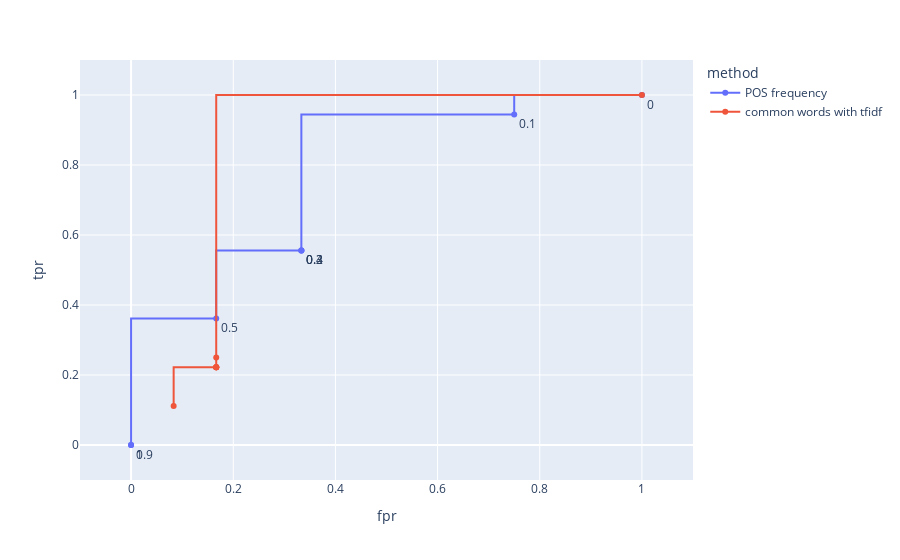

Source (notebook cell):
### Code cell
fig.add_trace(go.Scatter(x=df1["fpr"], y=df1["tpr"], line_shape="hv", name=
                         'common words with tfidf'))
fig.show()

### Figure 1 — Plotly figure (JSON) as saved in the notebook; plotly's stock layout.template omitted (floating-point values rounded to 4 significant figures)
{"data": [{"hovertemplate": "method=POS frequency<br>fpr=%{x}<br>tpr=%{y}<br>tau=%{text}<extra></extra>", "legendgroup": "POS frequency", "line": {"color": "#636efa", "dash": "solid", "shape": "hv"}, "marker": {"symbol": "circle"}, "mode": "lines+markers+text", "name": "POS frequency", "orientation": "v", "showlegend": true, "text": [0, 0.1, 0.2, 0.3, 0.4, 0.5, 0.9, 1], "textposition": "bottom right", "type": "scatter", "x": [1, 0.75, 0.3333, 0.3333, 0.3333, 0.1667, 0, 0], "xaxis": "x", "y": [1, 0.9444, 0.5556, 0.5556, 0.5556, 0.3611, 0, 0], "yaxis": "y"}, {"line": {"shape": "hv"}, "name": "common words with tfidf", "type": "scatter", "x": [1, 0.1667, 0.1667, 0.1667, 0.1667, 0.1667, 0.1667, 0.08333], "y": [1, 0.25, 0.2222, 0.2222, 0.2222, 0.2222, 0.2222, 0.1111]}], "layout": {"legend": {"title": {"text": "method"}, "tracegroupgap": 0}, "margin": {"t": 60}, "xaxis": {"anchor": "y", "domain": [0, 1], "range": [-0.1, 1.1], "title": {"text": "fpr"}}, "yaxis": {"anchor": "x", "domain": [0, 1], "range": [-0.1, 1.1], "title": {"text": "tpr"}}}}
